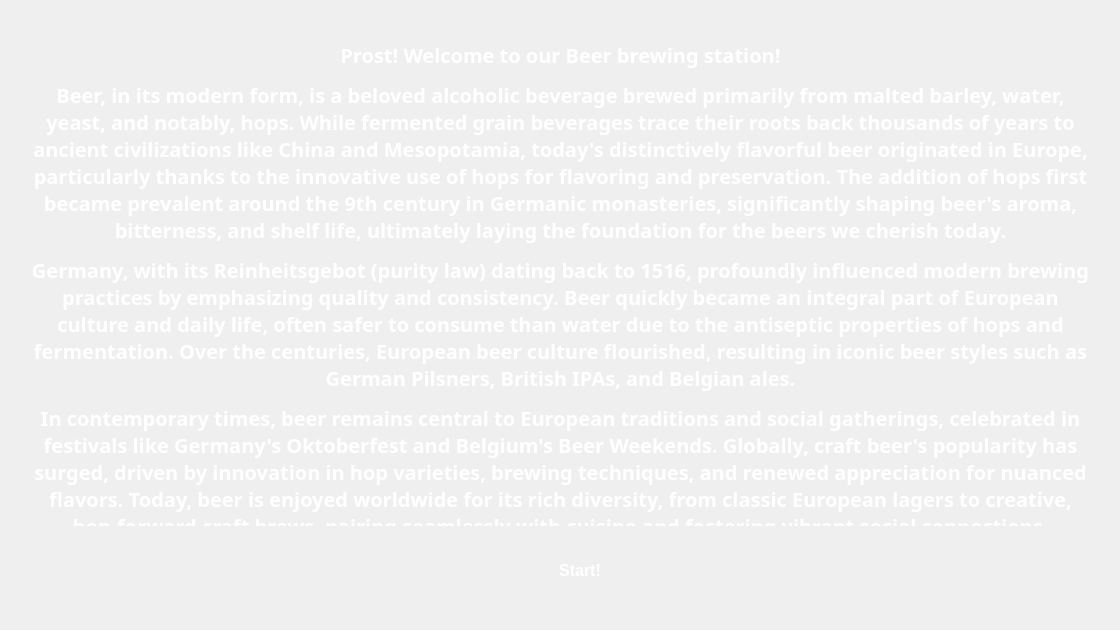
<?xml version="1.0" encoding="UTF-8"?>
<ui version="4.0">
 <class>GermanyIntro</class>
 <widget class="QWidget" name="GermanyIntro">
  <property name="geometry">
   <rect>
    <x>0</x>
    <y>0</y>
    <width>1120</width>
    <height>630</height>
   </rect>
  </property>
  <property name="windowTitle">
   <string>Form</string>
  </property>
  <widget class="QLabel" name="background">
   <property name="geometry">
    <rect>
     <x>0</x>
     <y>0</y>
     <width>1121</width>
     <height>631</height>
    </rect>
   </property>
   <property name="text">
    <string/>
   </property>
   <property name="pixmap">
    <pixmap resource="Pictures.qrc">:/Resources/germanybackground.png</pixmap>
   </property>
   <property name="scaledContents">
    <bool>true</bool>
   </property>
  </widget>
  <widget class="QPushButton" name="startButton">
   <property name="geometry">
    <rect>
     <x>520</x>
     <y>550</y>
     <width>120</width>
     <height>40</height>
    </rect>
   </property>
   <property name="font">
    <font>
     <pointsize>-1</pointsize>
     <bold>true</bold>
    </font>
   </property>
   <property name="styleSheet">
    <string notr="true">QPushButton {
    /* Base style */
    color: white;
    background-color: qlineargradient(
        x1: 0, y1: 0, 
        x2: 0, y2: 1, 
        stop: 0 #5cb85c, 
        stop: 1 #4cae4c);
    border: none;
    border-radius: 10px;
    padding: 8px 16px;
    font-size: 16px;
    font-weight: bold;
}

QPushButton:hover {
    /* Slightly brighter on hover */
    background-color: qlineargradient(
        x1: 0, y1: 0, 
        x2: 0, y2: 1, 
        stop: 0 #66bb6a, 
        stop: 1 #43a047);
}

QPushButton:pressed {
    /* Darker when pressed */
    background-color: qlineargradient(
        x1: 0, y1: 0, 
        x2: 0, y2: 1, 
        stop: 0 #43a047, 
        stop: 1 #388e3c);
}
</string>
   </property>
   <property name="text">
    <string>Start!</string>
   </property>
  </widget>
  <widget class="QLabel" name="intro">
   <property name="geometry">
    <rect>
     <x>20</x>
     <y>30</y>
     <width>1081</width>
     <height>501</height>
    </rect>
   </property>
   <property name="font">
    <font>
     <family>Trebuchet MS</family>
     <pointsize>15</pointsize>
     <bold>true</bold>
    </font>
   </property>
   <property name="autoFillBackground">
    <bool>false</bool>
   </property>
   <property name="styleSheet">
    <string notr="true">color: white;
background: qlineargradient(
        x1:0, y1:0, x2:0, y2:1,
        stop:0 rgba(70, 70, 70, 220),
        stop:1 rgba(30, 30, 30, 220)
    );    
border-radius: 20px;
padding: 5px;</string>
   </property>
   <property name="frameShape">
    <enum>QFrame::Shape::NoFrame</enum>
   </property>
   <property name="text">
    <string>&lt;html&gt;&lt;head/&gt;&lt;body&gt;&lt;p&gt;Prost! Welcome to our Beer brewing station!&lt;/p&gt;&lt;p&gt;Beer, in its modern form, is a beloved alcoholic beverage brewed primarily from malted barley, water, yeast, and notably, hops. While fermented grain beverages trace their roots back thousands of years to ancient civilizations like China and Mesopotamia, today's distinctively flavorful beer originated in Europe, particularly thanks to the innovative use of hops for flavoring and preservation. The addition of hops first became prevalent around the 9th century in Germanic monasteries, significantly shaping beer's aroma, bitterness, and shelf life, ultimately laying the foundation for the beers we cherish today.&lt;/p&gt;&lt;p&gt;Germany, with its Reinheitsgebot (purity law) dating back to 1516, profoundly influenced modern brewing practices by emphasizing quality and consistency. Beer quickly became an integral part of European culture and daily life, often safer to consume than water due to the antiseptic properties of hops and fermentation. Over the centuries, European beer culture flourished, resulting in iconic beer styles such as German Pilsners, British IPAs, and Belgian ales.&lt;/p&gt;&lt;p&gt;In contemporary times, beer remains central to European traditions and social gatherings, celebrated in festivals like Germany's Oktoberfest and Belgium's Beer Weekends. Globally, craft beer's popularity has surged, driven by innovation in hop varieties, brewing techniques, and renewed appreciation for nuanced flavors. Today, beer is enjoyed worldwide for its rich diversity, from classic European lagers to creative, hop-forward craft brews, pairing seamlessly with cuisine and fostering vibrant social connections.&lt;/p&gt;&lt;/body&gt;&lt;/html&gt;</string>
   </property>
   <property name="alignment">
    <set>Qt::AlignmentFlag::AlignHCenter|Qt::AlignmentFlag::AlignTop</set>
   </property>
   <property name="wordWrap">
    <bool>true</bool>
   </property>
  </widget>
 </widget>
 <resources>
  <include location="Pictures.qrc"/>
 </resources>
 <connections/>
</ui>
